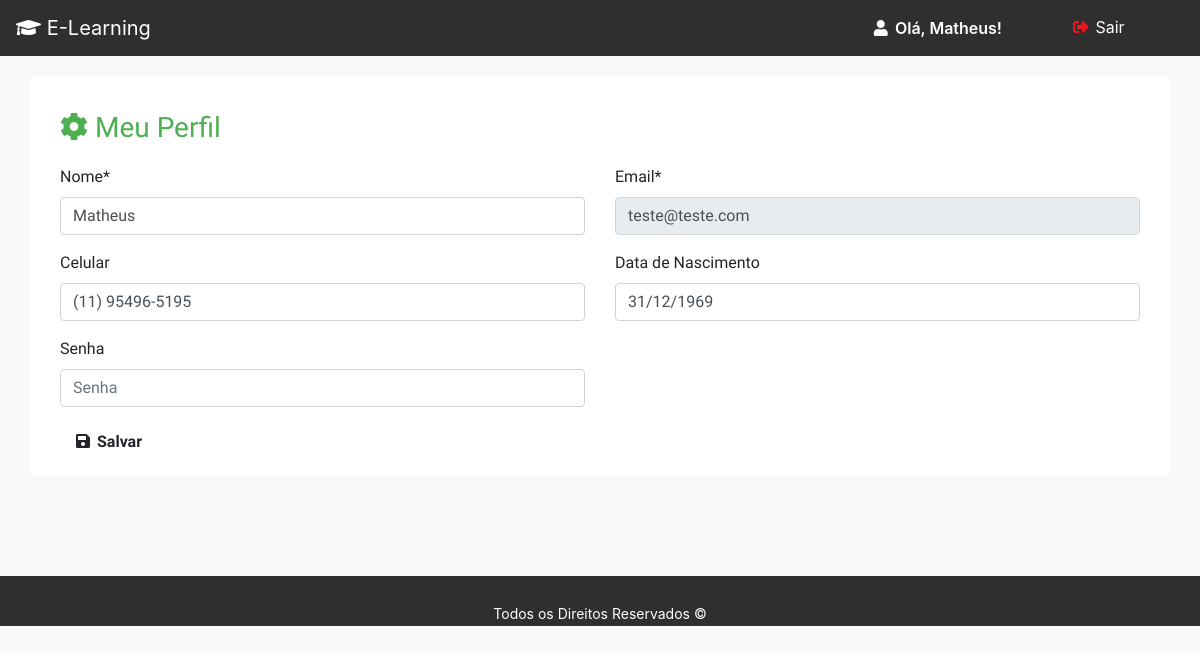
The page /users/myprofile (signed in) on the database its author committed.
### tables this page shows
CREATE TABLE IF NOT EXISTS `users` (
  `id` int(12) NOT NULL AUTO_INCREMENT,
  `usuario` varchar(50) DEFAULT NULL,
  `email` varchar(80) DEFAULT NULL,
  `senha` varchar(255) DEFAULT NULL,
  `dt_nascimento` date DEFAULT NULL,
  `ativo` tinyint(1) DEFAULT '1',
  `tipo_user` tinyint(1) DEFAULT '1',
  `data_criacao` datetime DEFAULT NULL,
  `celular` varchar(15) DEFAULT NULL,
  `ultima_modificacao` datetime DEFAULT NULL,
  `ultimo_editor` varchar(80) DEFAULT NULL,
  PRIMARY KEY (`id`)
);

### core/Controller.php (called while the page is built, shortened)
<?php
class Controller {
    public function loadTemplate($viewName, $viewData = array()) {
        require 'views/template.php';
    }
    public function loadViewInTemplate($viewName, $viewData = array()) {
        extract($viewData);
        require 'views/'.$viewName.'.php';
    }
}

### controllers/usersController.php (called while the page is built, shortened)
<?php
class usersController extends Controller {
    public function myprofile() {
        $data = array();
        $u = new Users();
        $u->setLoggedUser();
        $data['nameUser'] = $u->getName();
        $data['userData'] = $u->getUserEdit($u->getId());
        $data['permission'] = $u->getTypeUser();
        $this->loadTemplate('my_profile', $data);
    }
}

### core/Core.php (called while the page is built, shortened)
<?php
class Core {
    public function run() {
       $url = '/';
       $params = array();
       if(isset($_GET['url'])) {
           $url.=$_GET['url'];
       }
       if(!empty($url) && $url != '/') {
            $url = explode('/', $url);
            array_shift($url);
            array_shift($url);
            if(isset($url[0])&& !empty($url[0])) {
                $currentAction = $url[0];
            } else {
                $currentAction = 'index';
            }
       } else {
           $currentController = 'homeController';
           $currentAction = 'index';
       }
       $c = new $currentController();
       call_user_func_array(array($c, $currentAction), $params);
    }
}

### index.php (called while the page is built, shortened)
<?php
require 'config.php';
$core = new Core();
$core->run();

### core/Model.php (called while the page is built, shortened)
<?php
class Model {
    public function __construct() {
        global $config;
        $this->db = new PDO('mysql:dbname='.$config['dbname'].';host='.$config['host'], $config['dbuser'], $config['dbpass']);
    }
}

### config.php (called while the page is built, shortened)
<?php
$config = array();
if(ENVIRONMENT == 'development') {
    define("BASE_URL", "http://localhost/learning/");
    $config['dbname'] = 'learning';
    $config['host'] = 'localhost';
    $config['dbuser'] = 'root';
    $config['dbpass'] = '';
 }
 else if (ENVIRONMENT == 'development2') {
    $config['dbname'] = 'learning';
    $config['host'] = 'localhost';
    $config['dbuser'] = 'jorge';
    $config['dbpass'] = 'juninho1010';
 }
else {
    define("BASE_URL", "http://meusite.com/");
    $config['dbname'] = 'estrutura_mvc';
    $config['host'] = 'producao';
    $config['dbuser'] = 'teste';
    $config['dbpass'] = 'teste';
}

### models/Users.php (called while the page is built, shortened)
<?php
class Users extends Model {
    private $userInfo;
    public function setLoggedUser() {
        if(isset($_SESSION['ssUser']) && !empty($_SESSION['ssUser'])) {
            $id = $_SESSION['ssUser'];
            $sql  = $this->db->prepare('SELECT * FROM users WHERE id = :id');
            $sql->bindValue(':id', $id);
            $sql->execute();
            if($sql->rowCount() > 0) {
                $this->userInfo = $sql->fetch(PDO::FETCH_ASSOC);
            }
        }
    }
    public function getUserEdit($id) {
        $sql = $this->db->prepare('SELECT * FROM users WHERE id = ?');
        $sql->execute(array($id));
        if($sql->rowCount() > 0) {
            $data = $sql->fetch(PDO::FETCH_ASSOC);
            return $data;
        }
    }
    public function getId() {
        if(isset($this->userInfo['id'])) {
            return $this->userInfo['id'];
        }
    }
}

### views/my_profile.php (the view, shortened to what this page needs)
<link rel="stylesheet" href="<?=BASE_URL?>vendor/datepicker/css/datepicker3.less">
<link rel="stylesheet" href="<?=BASE_URL?>vendor/datepicker/css/bootstrap-datepicker3.min.css">
<link rel="stylesheet" href="<?=BASE_URL?>vendor/datepicker/css/bootstrap-datepicker.standalone.min.css">
<h3 class="users-color"><i class="fas fa-cog"></i> Meu Perfil</h3>
<form id="form-my-profile" method="POST">
    <div class="row">
        <div class="form-group col-md-6">
            <label for="name">Nome*</label>
            <input type="text" class="form-control" id="name" name="name" value="<?=$userData['usuario']?>" placeholder="Nome">
        </div>
        <div class="form-group col-md-6">
            <label for="email">Email*</label>
            <input type="email"  disabled class="form-control" id="email" name="email" value="<?=$userData['email']?>">
        </div>
        <div class="form-group col-md-6">
            <label for="celular">Celular</label>
            <input type="text" name="celular" id="celular" class="form-control"
                   value="<?=$userData['celular']?>" placeholder="Ex: (11) 91234-5678">
        </div>
        <div class="form-group col-md-6 input-date">
            <label for="data-nascimento">Data de Nascimento</label>
            <input type="text" id="data-nascimento" name="nascimento" class="form-control"
                   value="<?=date('d/m/Y', strtotime(str_replace('-', '/', $userData['dt_nascimento'])))?>">
        </div>
        <div class="form-group col-md-6">
            <label for="password">Senha</label>
            <input type="password" class="form-control" id="password" name="password" placeholder="Senha">
        </div>
    </div>
    <button type="submit" class="btn button-all btn-user" ><i class="fas fa-save fa-fw"></i> Salvar</button>
</form>

### views/template.php (shortened to what this page needs)
<!DOCTYPE html>
<html>
    <head>
        <link rel="stylesheet" href="<?=BASE_URL?>assets/css/style.css">
        <link rel="stylesheet" href="<?=BASE_URL?>assets/css/users.css">
        <link rel="stylesheet" href="<?=BASE_URL?>assets/css/report.css">
        <link rel="stylesheet" href="<?=BASE_URL?>assets/css/admin.css">
        <link rel="stylesheet" href="<?=BASE_URL?>assets/css/content.css">
        <link rel="stylesheet" href="<?=BASE_URL?>node_modules/bootstrap/dist/css/bootstrap.min.css">
        <link rel="stylesheet" href="https://use.fontawesome.com/releases/v5.1.0/css/all.css"
>
    </head>
    <body>
        <div id="geral">
            <nav class="navbar navbar-expand-lg">
                <a class="navbar-brand" href="<?=BASE_URL?>"><i class="fas fa-graduation-cap fa-fw"></i> E-Learning</a>
                <div class="collapse navbar-collapse" id="navbarSupportedContent">
                    <ul class="navbar-nav mr-auto">
                        <li class="nav-item dropdown menu-user-perfil" <?php if($viewData['permission'] == '1'):?>
                            style="position: relative; left: 80%;transform: translateX(-80%); margin-left:0px;" <?php endif;
                        if($viewData['permission'] == '2'):?> style="position: relative; left: 50%;transform: translateX(-50%);
                                margin-left:0px;" <?php endif;?>>
                            <a class="nav-link dropdown-toggle" href="#" id="" title="Editar Perfil" data-toggle="dropdown"
                               aria-haspopup="true" aria-expanded="false">
                                <i class="fas fa-user fa-fw"></i> Olá, <?=$viewData['nameUser']?>!
                            </a>
                        </li>
                        <li class="nav-item dropdown btn-logout" <?php if($viewData['permission'] == '1'):?>
                            style="position: relative; left: 80%;transform: translateX(-80%); margin-left:-6px;" <?php endif;
                            if($viewData['permission'] == '2'):?>style="position: relative; left: 50%;transform: translateX(-50%);
                            margin-left:-6px !important;" <?php endif;?>>
                            <button id="btn-logout" class="btn"  onclick="logout()" title="Logout" style="color:#fff">
                                <i class="fas fa-sign-out-alt fa-fw"></i> Sair
                            </button>
                        </li>
                    </ul>
                </div>
            </nav>
        </div>
            <main id="main" class="container">
                <div id="main-content" class="col-12">
                    <?php $this->loadViewInTemplate($viewName, $viewData); ?>
                </div>
            </main>
        <footer><p class="footer-copyright text-center"> <small>Todos os Direitos Reservados &copy;</small>  </p></footer>
    </body>
</html>

### assets/css/style.css (style rules this page uses)
html, body { height: auto; background-color: #F8F9FA !important; }
:disabled { cursor: no-drop; }
#main { background-color: #fff; margin-top: 20px; border-radius:5px; font-family: 'Song Myung', serif !important; }
#main-content { padding: 15px; }
h1, h2, h3, h4, h5, h6 { margin: 20px 0px !important; color: #212121; }
.button-all { font-weight: 600 !important; }
#btn-logout { background-color: transparent; }
.btn-logout i { color: #EB191E; }
.navbar-brand { color: #fff; }
.navbar { background-color: #2f2f2f; }
.navbar span, .navbar li a:not(.dropdown-item, [class*="menu-"]) { color: #fff; }
.navbar-nav { position: relative; width: 100%; }
li.dropdown a::after { display:none; }
.navbar-collapse .menu-user-perfil { margin-left: 300px; }
.navbar-collapse .btn-logout { margin-left: 50px; }
li[class*="menu-"] { font-weight: 600; }
footer { position:relative; margin-top: 100px; height: 50px; background-color: #2f2f2f; }
.footer-copyright { position: relative; top: 50%; color: #fff; }

### assets/css/users.css (style rules this page uses)
li.menu-users i, li.menu-users a, .users-color { color: #4CAF50; }
.menu-user-perfil i, .menu-user-perfil a { color: #fff; }
.btn-user { color: #fff; background: #4CAF50; }

### rows shown on the page
users: usuario "Matheus", name "Matheus", email "teste@teste.com", celular "(11) 95496-5195", nascimento "31/12/1969"
